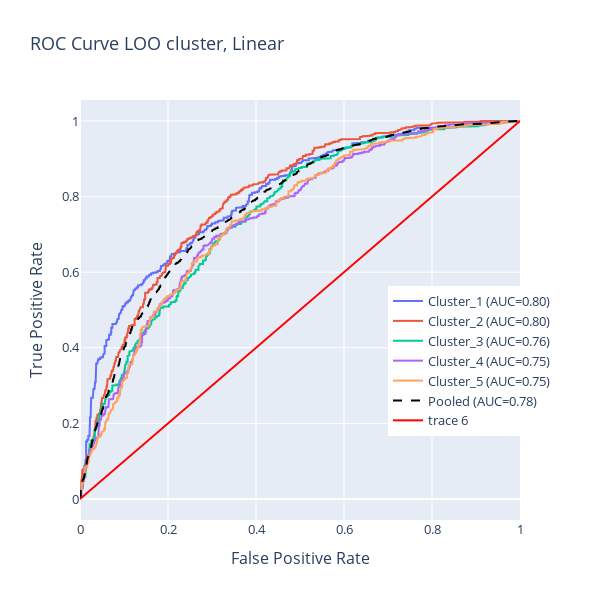

Source (notebook cell):
### Code cell
# Initialize an empty figure
# Load the model
fig = go.Figure()

def reshape_and_stack(data):
    return torch.stack(data).detach().reshape(epochs, -1)

all_test_predict = []
all_test_target = []

# Loop through your models and add ROC curves to the figure
i = 1
for path, model_name in zip(LOO_Linear_NoBias_512, LOO_name):
    try:
        # Load the model
        load_model = torch.load(path, map_location=torch.device("cpu"))

        metrics = load_model["metrics"]
        epochs = load_model["epoch"]
        
    except FileNotFoundError:
        print(f"File not found: {path}")
    except Exception as e:
        print(f"An error occurred while loading {path}: {e}")
    
    print(f"Cluster_{str(i)}")
    i += 1
    
    # Reshape and stack training and validation metrics
    train_predict, train_target, train_loss = [reshape_and_stack(metrics["train"][key]) for key in ["predict", "targets", "losses"]]
    val_predict, val_target, val_loss = [reshape_and_stack(metrics["val"][key]) for key in ["predict", "targets", "losses"]]

    # Reshape and stack test predictions and targets
    test_predict = torch.stack(metrics["test"]["predict"]).detach()
    test_predict = test_predict.view(-1, test_predict.size(-1))
    test_target = torch.stack(metrics["test"]["targets"]).detach()
    test_target = test_target.view(-1, test_target.size(-1))

    # Append test predictions and targets to lists
    all_test_predict.append(test_predict.numpy())
    all_test_target.append(test_target.numpy())

    target = test_target.numpy()
    predict = test_predict.numpy()
        
    # Calculate ROC curve (fpr, tpr) and AUC
    fpr, tpr, _ = roc_curve(target, predict)  # y_true are the true labels
    roc_auc = auc(fpr, tpr)
    
    # Add a Scatter plot for the current model to the figure
    fig.add_trace(go.Scatter(x=fpr, y=tpr,
                             mode='lines',
                             name=f'{model_name} (AUC={roc_auc:.2f})'))

# Concatenate test predictions and targets from all models
all_test_predict = np.concatenate(all_test_predict)
all_test_target = np.concatenate(all_test_target)

# Calculate pooled ROC curve and AUC
fpr_pooled, tpr_pooled, _ = roc_curve(all_test_target, all_test_predict)
roc_auc_pooled = auc(fpr_pooled, tpr_pooled)

# Add pooled ROC curve as a dotted line to the figure
fig.add_trace(go.Scatter(x=fpr_pooled, y=tpr_pooled,
                         mode='lines',
                         line=dict(color='black', dash='dash'),  # Set line style to dotted
                         name=f'Pooled (AUC={roc_auc_pooled:.2f})'))

# Add a diagonal line (y=x) for reference in red
fig.add_trace(go.Scatter(x=[0, 1], y=[0, 1],
                         mode='lines',
                         line=dict(color='red')))

# Customize the layout of the figure
fig.update_layout(title='ROC Curve LOO cluster, Linear',
                  xaxis=dict(title='False Positive Rate'),
                  yaxis=dict(title='True Positive Rate'),
                  legend=dict(x=0.7, y=0.2),
                  width=600,
                  height=600,
                  font_size=13,
                  template="plotly",
                  # margin=dict(l=20, r=20, t=20, b=20),  # Add margin for better appearance
                  showlegend=True,
                  legend_bordercolor='black',
                  # bordercolor='black'  # Ensure the legend is displayed
)

# Show the plot
fig.show()

### Figure 1 — Plotly figure (JSON) as saved in the notebook; plotly's stock layout.template omitted (floating-point values rounded to 4 significant figures; data arrays with more than 128 entries replaced by an {"elided": "..."} marker saying what was removed)
{"data": [{"mode": "lines", "name": "Cluster_1 (AUC=0.80)", "type": "scatter", "x": {"elided": "461 float values"}, "y": {"elided": "461 float values"}}, {"mode": "lines", "name": "Cluster_2 (AUC=0.80)", "type": "scatter", "x": {"elided": "623 float values"}, "y": {"elided": "623 float values"}}, {"mode": "lines", "name": "Cluster_3 (AUC=0.76)", "type": "scatter", "x": {"elided": "626 float values"}, "y": {"elided": "626 float values"}}, {"mode": "lines", "name": "Cluster_4 (AUC=0.75)", "type": "scatter", "x": {"elided": "577 float values"}, "y": {"elided": "577 float values"}}, {"mode": "lines", "name": "Cluster_5 (AUC=0.75)", "type": "scatter", "x": {"elided": "615 float values"}, "y": {"elided": "615 float values"}}, {"line": {"color": "black", "dash": "dash"}, "mode": "lines", "name": "Pooled (AUC=0.78)", "type": "scatter", "x": {"elided": "2977 float values"}, "y": {"elided": "2977 float values"}}, {"line": {"color": "red"}, "mode": "lines", "type": "scatter", "x": [0, 1], "y": [0, 1]}], "layout": {"font": {"size": 13}, "height": 600, "legend": {"bordercolor": "black", "x": 0.7, "y": 0.2}, "showlegend": true, "title": {"text": "ROC Curve LOO cluster, Linear"}, "width": 600, "xaxis": {"title": {"text": "False Positive Rate"}}, "yaxis": {"title": {"text": "True Positive Rate"}}}}
